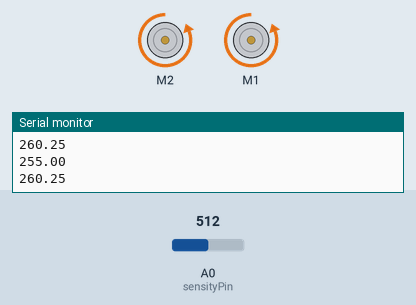
Bench run of a sketch on a simulated Arduino Uno, built with avr-gcc and run on an emulated ATmega328P. Parts: 2 × DC motor (green arrow = forward, orange = backward, longer = faster), the last lines printed to the serial monitor. Inputs (shaded band) come from the test bench; at power-on: A0 (sensityPin) = 512.

Above: at 1.2 s.
1.3 s: A0 (sensityPin) set to 86
2.8 s: A0 (sensityPin) set to 73
At 4.5 s:
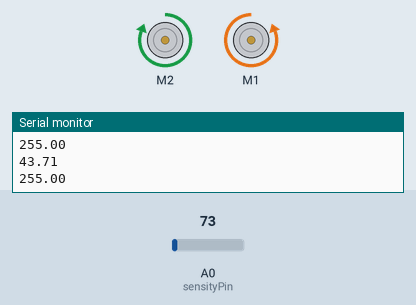
5.8 s: A0 (sensityPin) set to 122
At 7.4 s:
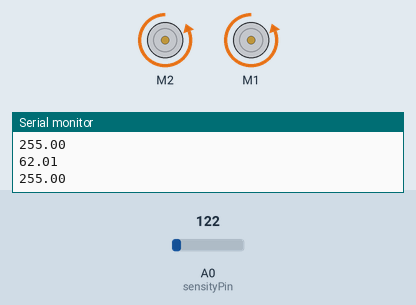
8.3 s: A0 (sensityPin) set to 30
At 8.7 s:
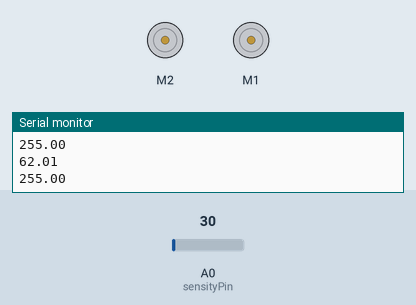
Timing chart, 0 to 12.3 s (numbered marks = the images above; inputs shaded):
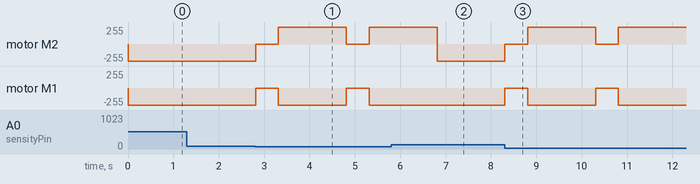

Measured:
- the behaviour switches between 79 and 78 on A0 (sensityPin) (found by bisection; images 0 and 1)
- after the input at 2.8 s, motor M2: alternates forward 255/255 for 1.5 s and stopped for 0.50 s, starting at once; motor M1: alternates backward 255/255 for 1.5 s and stopped for 0.50 s, starting at once
- after the input at 5.8 s, motor M1: stays backward 255/255 (without the input it goes to stopped after 1.0 s)
- after the input at 8.3 s, motor M2: alternates forward 255/255 for 1.5 s and stopped for 0.50 s, starting at once; motor M1: alternates backward 255/255 for 1.5 s and stopped for 0.50 s, starting at once

The sketch:

Motors_and_Ultrasonic.ino
```cpp
#include <Adafruit_MotorShield.h>

#define MAX_RANG (520)
#define ADC_SOLUTION (1023.0)

Adafruit_MotorShield AFMS = Adafruit_MotorShield();

Adafruit_DCMotor *myMotorL = AFMS.getMotor(1);
Adafruit_DCMotor *myMotorR = AFMS.getMotor(2);

int sensityPin = A0;

void setup() {
  // put your setup code here, to run once:
  Serial.begin(9600);

  if (!AFMS.begin()) {         // create with the default frequency 1.6KHz
  // if (!AFMS.begin(1000)) {  // OR with a different frequency, say 1KHz
    Serial.println("Could not find Motor Shield. Check wiring.");
    while (1);
}
}
float a, speed, dist, sensity;
void loop() {
  uint8_t i;
  sensity = analogRead(sensityPin);
  dist = sensity * MAX_RANG / ADC_SOLUTION;
  if (dist<=40){
    speed = 0;
    myMotorR->run(BACKWARD);
    myMotorR->setSpeed(speed);

    myMotorL->run(BACKWARD);
    myMotorL->setSpeed(speed);
    delay(500);
    speed = 255;
    myMotorR->run(FORWARD);
    myMotorR->setSpeed(speed);
    myMotorL->run(BACKWARD);
    myMotorL->setSpeed(speed);
    delay(1500);
    }

  else {
    speed = 255;
  }
  Serial.println(dist);
  Serial.println(speed);

  // put your main code here, to run repeatedly:
  myMotorR->run(BACKWARD);
  myMotorR->setSpeed(speed);

  myMotorL->run(BACKWARD);
  myMotorL->setSpeed(speed);
}
```
